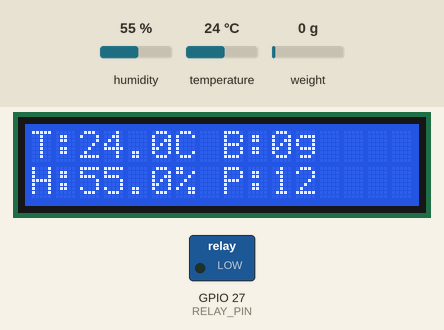
Simulated run of this sketch. Board: ESP32. Parts: 16×2 character LCD, switched loads named in the sketch (green lamp = pin HIGH). The inputs (shaded band) are chosen by the test bench; at power-on: humidity 55 %, weight on the scale 0 g, temperature 24 °C. WiFi joins after 1.5 s; servers stay silent unless stated; uploads are accepted with an empty reply; pins used as bus, display or sensor lines are not drawn; what the sketch prints to the serial monitor is not drawn.

Above: at 6.1 s.
6.2 s: humidity set to 78 %
At 7.6 s:
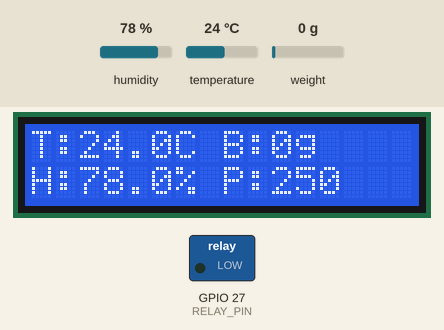
8.3 s: humidity set to 81 %
At 9.7 s:
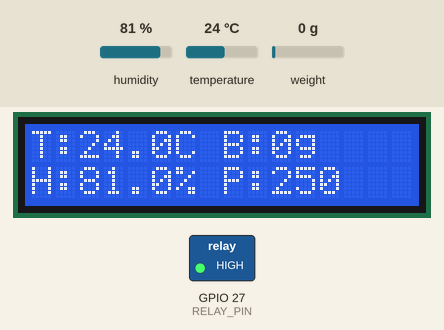
10.6 s: weight on the scale set to 100 g
At 11.4 s:
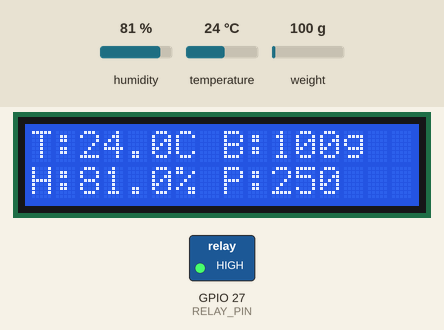
12.3 s: temperature set to 12 °C
At 13.8 s:
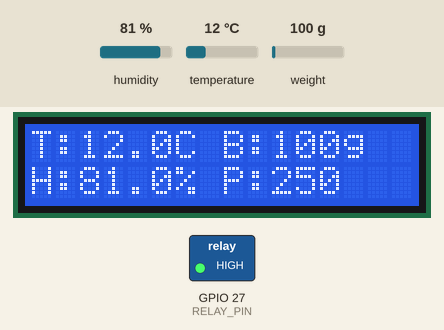
14.5 s: weight on the scale set to 1250 g
At 15.6 s:
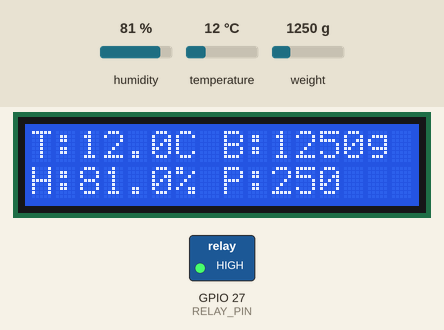
16.3 s: weight on the scale set to 2500 g
At 17.6 s:
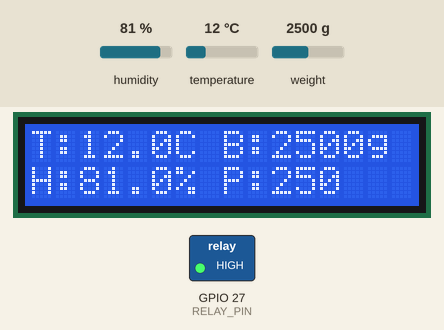
Timing chart, 0 to 19.0 s (numbered marks = the images above; inputs shaded):
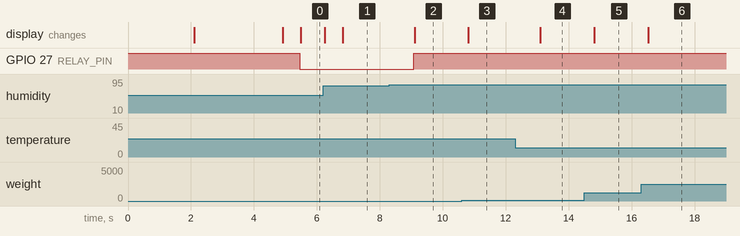

Measured:
- the behaviour switches between 79 and 80 % on humidity (found by bisection; images 1 and 2)
- after the input at 6.2 s, the display: first differs from a run without the input after 0.63 s (image 1)
- after the input at 8.3 s, GPIO 27 (RELAY_PIN): LOW → HIGH after 0.77 s; the display: changes after 0.80 s (image 2)
- after the input at 10.6 s, the display: changes after 0.21 s (image 3)
- after the input at 12.3 s, the display: changes after 0.80 s (image 4)
- after the input at 14.5 s, the display: changes after 0.31 s (image 5)
- after the input at 16.3 s, the display: changes after 0.23 s (image 6)

The sketch:

Kodingan_Alat_Keseluruhan.ino
```cpp
/**
 * ==============================================================================
 * PROYEK: Rancang Bangun Alat Fermentasi Bawang Hitam
 * FITUR : PID Control + Anti-Integral Windup, Mist Maker, Load Cell, Blynk, Google Sheets (Secure)
 * ==============================================================================
 */

#define BLYNK_TEMPLATE_ID "TMPL6k7wbR5K1"
#define BLYNK_TEMPLATE_NAME "Fermentasi Bawang Hitam"
#define BLYNK_AUTH_TOKEN "OCB8BuQAF7Cs0R0VX8ckMx2nQn7py3QF"
#define GOOGLE_SCRIPT_ID "AKfycbyWShQT6FxhsYqIKAxldVpxhkibHAMC1A5sc2fkBmWZlnp1nDqb6ch8-Z3pC8o8cn4iMg"

#define BLYNK_PRINT Serial

#include <WiFi.h>
#include <WiFiClient.h>
#include <WiFiClientSecure.h> // Library untuk koneksi HTTPS ke Google
#include <BlynkSimpleEsp32.h>
#include <HTTPClient.h>
#include <Wire.h>
#include <Adafruit_SHT31.h>
#include <HX711.h>
#include <PID_v1.h>
#include <LiquidCrystal_I2C.h>

char ssid[] = "Irawati";
char pass[] = "Pasword12345";

const int LOADCELL_DOUT_PIN = 4;
const int LOADCELL_SCK_PIN = 5;
const int RELAY_PIN = 27;
const int SSR_PIN = 2;

Adafruit_SHT31 sht31 = Adafruit_SHT31();
HX711 scale;
LiquidCrystal_I2C lcd(0x27, 16, 2);

// ====================================================
// PERUBAHAN: Setpoint diubah menjadi 50.0
// ====================================================
double setpoint = 60.0;
double input, output;
double Kp = 7.0, Ki = 0.06, Kd = 1.0;
PID myPID(&input, &output, &setpoint, Kp, Ki, Kd, DIRECT);

double kelembapan;
float berat;
float calibration_factor = -400;
float target_kelembapan = 80.0;
bool notifSelesaiSent = false;

unsigned long previousLcdMillis = 0;
const long lcdInterval = 500;

unsigned long previousSerialMillis = 0;
const long serialInterval = 1800000; // Interval 30 menit
bool firstDataSent = false;

void setup() {
  Serial.begin(115200);
  pinMode(RELAY_PIN, OUTPUT);
  pinMode(SSR_PIN, OUTPUT);
  digitalWrite(RELAY_PIN, HIGH);
  analogWrite(SSR_PIN, 0);

  lcd.init();
  lcd.backlight();
  lcd.setCursor(0, 0);
  lcd.print("Lutfi Al Zikri");
  lcd.setCursor(0, 1);
  lcd.print("NIM:2210442002");

  delay(2000);
  lcd.clear();
  lcd.setCursor(0, 0);
  lcd.print("Konek ke WiFi...");
  Blynk.begin(BLYNK_AUTH_TOKEN, ssid, pass);

  scale.begin(LOADCELL_DOUT_PIN, LOADCELL_SCK_PIN);
  scale.set_scale(calibration_factor);
  scale.tare();

  if (!sht31.begin(0x44)) {
    lcd.clear();
    lcd.print("Error: SHT31");
    while (1) delay(1);
  }

  myPID.SetMode(AUTOMATIC);
  myPID.SetOutputLimits(0, 250);
  lcd.clear();
}

void loop() {
  Blynk.run();
  unsigned long currentMillis = millis();

  input = sht31.readTemperature();
  kelembapan = sht31.readHumidity();

  // PERUBAHAN: Ambil rata-rata 5 sampel agar load cell lebih stabil
  berat = scale.get_units(5);

  if (!isnan(input) && !isnan(kelembapan)) {

    // =========================================================
    // LOGIKA NOTIFIKASI FERMENTASI (Target 50% dari 210g = 105g)
    // =========================================================
    if (Blynk.connected()) {
      static unsigned long waktuDibawahTarget = 0;

      // Jika berat menyentuh 105 gram (atau di bawahnya, batas bawah 20g)
      if (berat <= 105.0 && berat > 20.0) {
        if (waktuDibawahTarget == 0) {
          waktuDibawahTarget = millis(); // Mulai timer
        }
        // Jika stabil di bawah 105g selama 10 detik
        else if ((millis() - waktuDibawahTarget > 10000) && !notifSelesaiSent) {
          Blynk.logEvent("fermentasi_bawang_hitam_selesai", "Fermentasi Bawang Hitam Selesai! (Berat 50%)");
          notifSelesaiSent = true;
        }
      }
      else {
        waktuDibawahTarget = 0; // Reset timer jika berat naik lagi
      }

      // Reset notifikasi jika bawang baru (210g) dimasukkan (berat melewati 150g)
      if (berat > 150.0) {
        notifSelesaiSent = false;
      }
    }

    // =========================================================
    // FITUR ANTI-WINDUP OTOMATIS
    // =========================================================
    double errorSuhu = setpoint - input;

    if (errorSuhu > 10.0) {
      myPID.SetTunings(Kp, 0.0, Kd);
    }
    else {
      myPID.SetTunings(Kp, Ki, Kd);
    }
    // =========================================================

    myPID.Compute();
    analogWrite(SSR_PIN, output);
    int statusPwmBlynk = (output > 0) ? 1 : 0;

    int statusMistBlynk = 0;
    if (kelembapan < target_kelembapan) {
      digitalWrite(RELAY_PIN, LOW);
      statusMistBlynk = 1;
    } else {
      digitalWrite(RELAY_PIN, HIGH);
      statusMistBlynk = 0;
    }

    if (currentMillis - previousLcdMillis >= lcdInterval) {
      previousLcdMillis = currentMillis;
      lcd.setCursor(0, 0);
      lcd.print("T:"); lcd.print(input, 1); lcd.print("C ");
      lcd.print("B:"); lcd.print(berat, 0); lcd.print("g  ");
      lcd.setCursor(0, 1);
      if (WiFi.status() != WL_CONNECTED) {
        lcd.print("WIFI TERPUTUS!  ");
      } else {
        lcd.print("H:"); lcd.print(kelembapan, 1); lcd.print("% ");
        lcd.print("P:"); lcd.print((int)output);
        lcd.print("   ");
      }
    }

    if ((currentMillis - previousSerialMillis >= serialInterval) || !firstDataSent) {
      previousSerialMillis = currentMillis;
      firstDataSent = true;

      Blynk.virtualWrite(V0, input);
      Blynk.virtualWrite(V1, kelembapan);
      Blynk.virtualWrite(V2, berat);
      Blynk.virtualWrite(V3, output);
      Blynk.virtualWrite(V4, statusPwmBlynk);

      if (WiFi.status() == WL_CONNECTED) {
        WiFiClientSecure secureClient;
        secureClient.setInsecure();
        HTTPClient http;
        String url = "https://script.google.com/macros/s/" + String(GOOGLE_SCRIPT_ID) +
                     "/exec?suhu=" + String(input, 1) +
                     "&kelembapan=" + String(kelembapan, 1) +
                     "&berat=" + String(berat, 0) +
                     "&pwm=" + String((int)output) +
                     "&mist=" + String(statusMistBlynk);

        http.begin(secureClient, url);
        http.setFollowRedirects(HTTPC_STRICT_FOLLOW_REDIRECTS);
        int httpCode = http.GET();
        http.end();
        Serial.print("Data dikirim ke server. Kode HTTP: ");
        Serial.println(httpCode);
      }
    }
  } else {
    digitalWrite(RELAY_PIN, HIGH);
    analogWrite(SSR_PIN, 0);
  }
}
```
